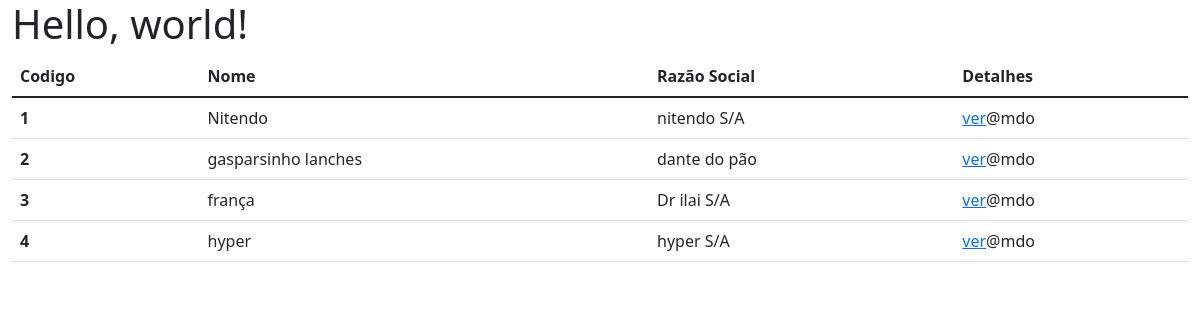
Screenshot of /fornecedores with the database file from the repository.
### fornecedor/models.py (models this page shows, shortened)
class Fornecedor(models.Model):
    data_cadastro = models.DateTimeField(auto_now=True)
    categoria = models.ForeignKey('Categoria', on_delete=models.CASCADE)
    nome = models.CharField('Nome Fantasia', max_length=100)
    nome_r = models.CharField('Nome Razão Social', max_length=100)
    CNPJ = models.CharField('cnpj', max_length=100)
    escricao_estadual = models.CharField('Escrição Estadual', max_length=100)
    rua = models.CharField('Rua', max_length=200)
    cep = models.CharField('CEP', max_length=10)
    numero = models.IntegerField('Numéro')
    cidade = models.CharField('Cidade', max_length=50)
    bairro = models.CharField('Bairro', max_length=30)
    proximidade = models.CharField(max_length=30)
    complemento = models.CharField('Complemento', max_length=10)

### fornecedor/views.py (the view)
# urls.py: path('fornecedores', fornecedores, name='listar_fornecedor'),
def fornecedores(request):
    fornecedor_list = Fornecedor.objects.all()
    paginator = Paginator(fornecedor_list, 10)
    page = request.GET.get('page')
    fornecedores = paginator.get_page(page)
    return render(request, 'fornecedor/list_fornecedor.html', {'fornecedores': fornecedores})

### fornecedor/templates/fornecedor/list_fornecedor.html
{% extends "core/includes/base.html"%}
{% block main %}
<table class="table">
  <thead>
    <tr>
      <th scope="col">Codigo</th>
      <th scope="col">Nome</th>
      <th scope="col">Razão Social</th>
      <th scope="col">Detalhes</th>
    </tr>
  </thead>
  <tbody>
  {% for fornecedor in fornecedores %}
    <tr>
      <th scope="row">{{fornecedor.id}}</th>
      <td>{{fornecedor.nome}}</td>
      <td>{{fornecedor.nome_r}}</td>
      <td><a href="{% url 'fornecedor_ver' fornecedor.id %}" class="buton ">ver</a>@mdo</td>
    </tr>
   {% endfor %}
  </tbody>
</table>
{% endblock %}

### rows the page displays
Fornecedor: id "1", nome "Nitendo", nome_r "nitendo S/A"
Fornecedor: id "2", nome "gasparsinho lanches", nome_r "dante do pão"
Fornecedor: id "3", nome "frança", nome_r "Dr ilai S/A"
Fornecedor: id "4", nome "hyper", nome_r "hyper S/A"
